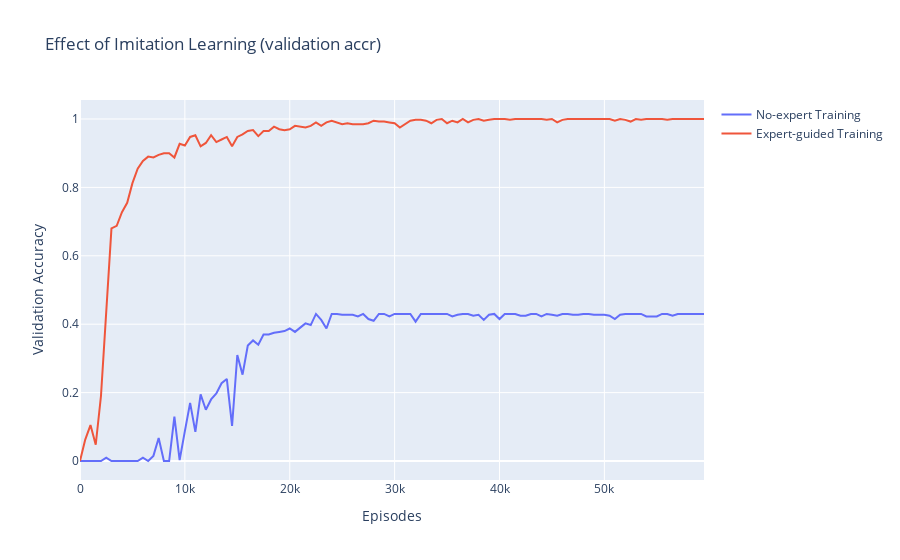

Notebook code for this chart:
### Code cell
eval_steps_exp4 = list(range(0, 500*len(stats_no_demo['accr']), 500))
val_accr_exp4 = {
    'No-expert Training': [eval_steps_exp4, stats_no_demo['accr']],
    'Expert-guided Training': [eval_steps_exp4, stats_by_demo['accr']]
}

plot_lines(val_accr_exp4, axes_titles=('Episodes', 'Validation Accuracy'), title='Effect of Imitation Learning (validation accr)')
